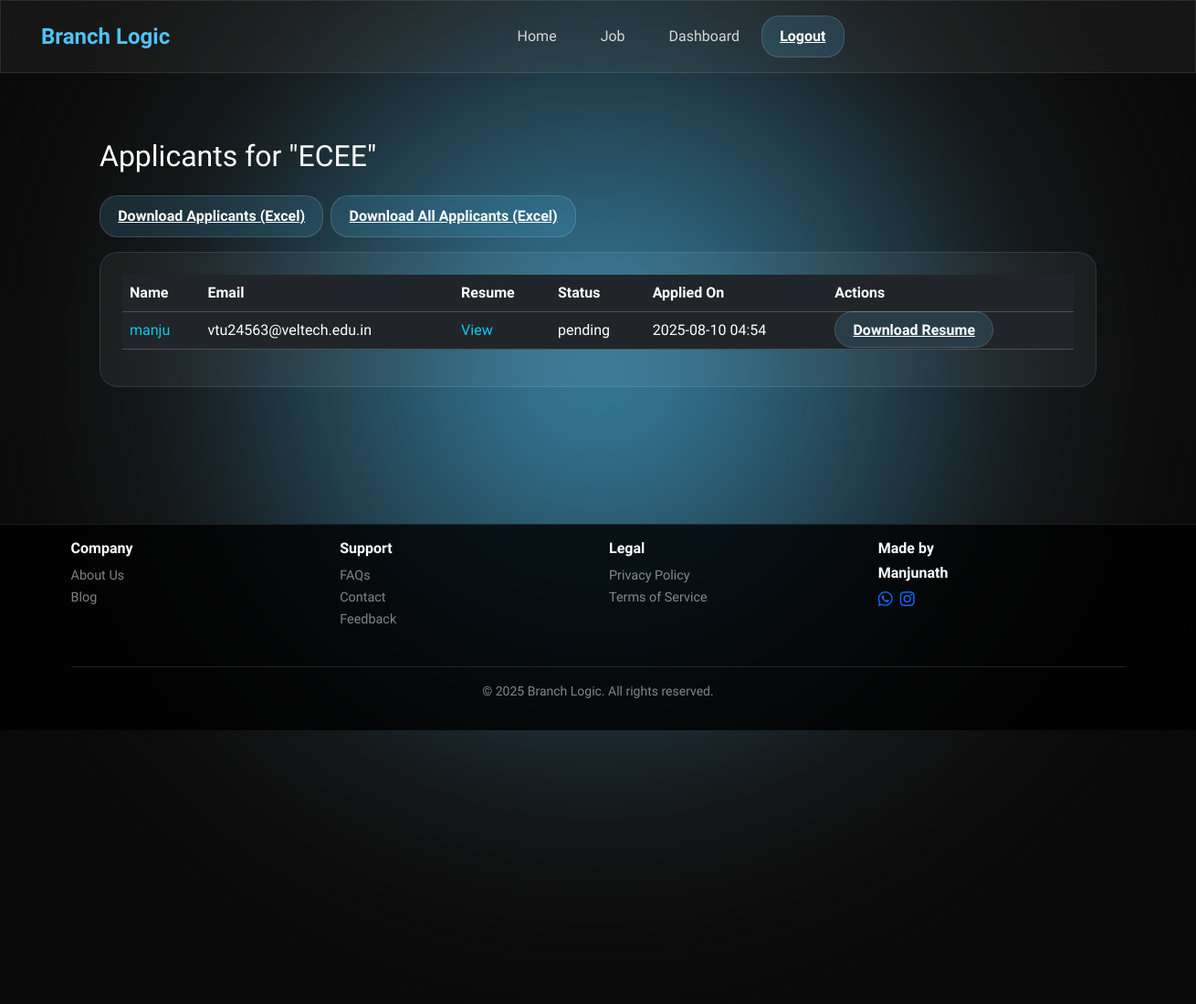
The app's page /admin/applicants/2 (signed in) with its own data.
### models.py (models this page shows)
class Job(db.Model):
    id = db.Column(db.Integer, primary_key=True)
    title = db.Column(db.String(100), nullable=False)
    company = db.Column(db.String(100), nullable=False)
    location = db.Column(db.String(100), nullable=False)
    description = db.Column(db.Text, nullable=False)
    job_type = db.Column(db.String(50))  # e.g., Full-time, Part-time
    experience_level = db.Column(db.String(50))  # Entry, Mid, Senior
    min_salary = db.Column(db.Integer, nullable=True)
    max_salary = db.Column(db.Integer, nullable=True)
    category_id = db.Column(db.Integer, db.ForeignKey('category.id'), nullable=True)
    tags = db.Column(db.String(100))  # Optional: "Python,Remote,Internship"
    posted_on = db.Column(db.DateTime, default=datetime.utcnow)
    category = db.relationship('Category', backref='jobs')
    applications = db.relationship('Application', backref='job', cascade="all, delete-orphan", lazy=True)

class Application(db.Model):
    id = db.Column(db.Integer, primary_key=True)
    student_id = db.Column(db.Integer, db.ForeignKey('student.id'), nullable=False)
    job_id = db.Column(db.Integer, db.ForeignKey('job.id'), nullable=False)
    applied_on = db.Column(db.DateTime, default=datetime.utcnow)
    status = db.Column(db.String(20), default='pending')  # 'pending', 'accepted', 'rejected'

class Student(db.Model):
    id = db.Column(db.Integer, primary_key=True)
    user_id = db.Column(db.Integer, db.ForeignKey('user.id'), nullable=False)
    name = db.Column(db.String(100), nullable=False)
    resume = db.Column(db.String(150))
    github_id = db.Column(db.String(100))
    linkedin_id = db.Column(db.String(100))
    cgpa = db.Column(db.Float)
    experience = db.Column(db.Text)
    portfolio = db.Column(db.String(150))
    phone = db.Column(db.String(20))
    address = db.Column(db.String(250))  # New address field
    applied_jobs = db.relationship('Application', backref='student', lazy=True)

class User(db.Model, UserMixin):
    id = db.Column(db.Integer, primary_key=True)
    email = db.Column(db.String(120), unique=True, nullable=False)
    password = db.Column(db.String(128), nullable=False)
    role = db.Column(db.String(20), nullable=False, default='student')  # 'student' or 'admin'
    student = db.relationship('Student', backref='user', uselist=False)

### admin/routes.py (the view)
@admin_bp.route('/applicants/<int:job_id>')
@login_required
@admin_required
def view_applicants(job_id):
    job = Job.query.get_or_404(job_id)
    applicants = job.applications  # list of Application objects
    return render_template('admin/view_applicants.html', job=job, applicants=applicants)

### admin/routes.py (called while the page is built)
def admin_required(f):
    from functools import wraps
    @wraps(f)
    def decorated_function(*args, **kwargs):
        if not current_user.is_authenticated or current_user.role != 'admin':
            return "Access Denied: Admins Only", 403
        return f(*args, **kwargs)
    return decorated_function

### app.py (called while the page is built)
def create_app():
    app = Flask(__name__)
    app.config.from_object(Config)
    db.init_app(app)
    migrate.init_app(app, db)
    login_manager.login_view = 'auth.login'
    login_manager.init_app(app)
    from models import User, Job, Application
    @login_manager.user_loader
    def load_user(user_id):
        return User.query.get(int(user_id))
    from main.routes import main_bp
    from auth.routes import auth_bp
    from student.routes import student_bp
    from admin.routes import admin_bp
    app.register_blueprint(main_bp)
    app.register_blueprint(auth_bp, url_prefix='/auth')
    app.register_blueprint(student_bp, url_prefix='/student')
    app.register_blueprint(admin_bp, url_prefix='/admin')
    return app

### templates/admin/view_applicants.html (shortened to what this page needs)
{% extends 'base.html' %}
{% block content %}
<div class="container mt-5">
    <h2 class="mb-4">Applicants for "{{ job.title }}"</h2>
    <div class="d-flex flex-wrap gap-2 mb-3">
        <a href="{{ url_for('admin.download_applicants', job_id=job.id) }}" class="glass-btn">
            Download Applicants (Excel)
        </a>
        <a href="{{ url_for('admin.download_all_applicants') }}" class="glass-btn">
            Download All Applicants (Excel)
        </a>
    </div>
    {% if applicants %}
    <div class="glass p-4">
        <div class="table-responsive">
            <table class="table table-hover table-dark">
                <thead>
                    <tr>
                        <th>Name</th>
                        <th>Email</th>
                        <th>Resume</th>
                        <th>Status</th>
                        <th>Applied On</th>
                        <th>Actions</th>
                    </tr>
                </thead>
                <tbody>
                    {% for app in applicants %}
                    <tr>
                        <td>
                            <a href="{{ url_for('admin.view_student', student_id=app.student.id) }}" class="text-info text-decoration-none">
                                {{ app.student.name }}
                            </a>
                        </td>
                        <td>{{ app.student.user.email }}</td>
                        <td>
                            {% if app.student.resume %}
                                <a href="{{ url_for('admin.view_resume', student_id=app.student.id) }}" target="_blank" class="text-info text-decoration-none">
                                    View
                                </a>
                            {% else %}
                                <span class="text-muted">Not Uploaded</span>
                            {% endif %}
                        </td>
                        <td>{{ app.status }}</td>
                        <td>{{ app.applied_on.strftime('%Y-%m-%d %H:%M') }}</td>
                        <td>
                            {% if app.student.resume %}
                                <a href="{{ url_for('admin.download_resume', student_id=app.student.id) }}" class="glass-btn btn-sm">Download Resume</a>
                            {% endif %}
                        </td>
                    </tr>
                    {% endfor %}
                </tbody>
            </table>
        </div>
    </div>
    {% else %}
    <p>No applicants found for this job.</p>
    {% endif %}
</div>
{% endblock %}

### templates/base.html (style rules this page uses)
* { margin: 0; padding: 0; box-sizing: border-box; }
body { font-family: 'Segoe UI', sans-serif; background-color: #0a0a0a; color: white; overflow-x: hidden; position: relative; z-index: 1; min-height: 100vh; display: flex; flex-direction: column; }
.glass { background: rgba(255, 255, 255, 0.05); border: 1px solid rgba(255, 255, 255, 0.1); backdrop-filter: blur(20px); -webkit-backdrop-filter: blur(20px); border-radius: 20px; }
.glass-btn { background: rgba(79, 195, 247, 0.15); border: 1px solid rgba(255, 255, 255, 0.15); color: #fff; border-radius: 20px; padding: 0.6rem 1.2rem; cursor: pointer; font-weight: bold; transition: 0.3s ease; }

### records on screen
Job: title "ECEE"
Application: student.name "manju", student.user.email "vtu24563@veltech.edu.in", status "pending", applied_on "2025-08-10 04:54"
